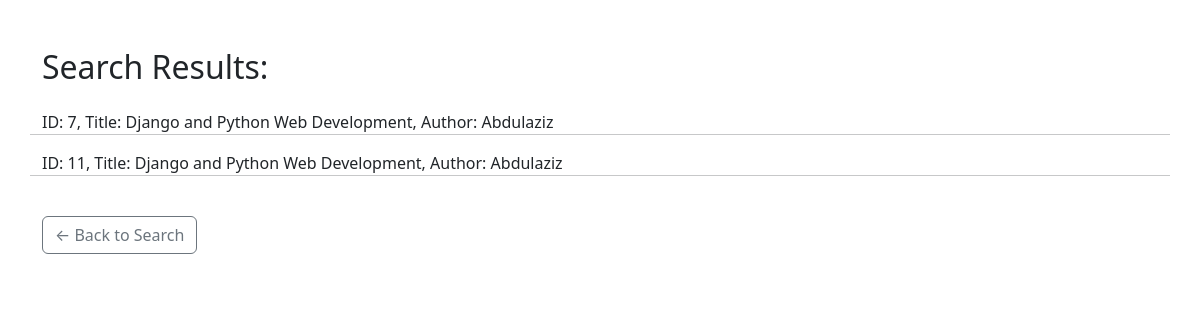
/lab7/query/, run on the app's committed database.
### apps/bookmodule/models.py (models this page shows)
class Book(models.Model):
    title = models.CharField(max_length=50)
    author = models.CharField(max_length=50)
    price = models.FloatField(default=0.0)
    edition = models.SmallIntegerField(default=1)

### apps/bookmodule/views.py (the view)
# urls.py: path('lab7/query/', views.simple_query),
def simple_query(request):
   mybooks = Book.objects.filter(title__icontains='and')
   return render(request, 'bookmodule/bookList.html', {'books': mybooks})

### apps/templates/bookmodule/bookList.html
<link href="https://cdn.jsdelivr.net/npm/bootstrap@5.3.0/dist/css/bootstrap.min.css" rel="stylesheet">
<div class="container mt-5">
    <h2 class="mb-4">Search Results:</h2>
    <div class="row">
       {% for obj in books %}
    <div>
        ID: {{ obj.id }}, Title: {{ obj.title }}, Author: {{ obj.author }}
    </div>
    <hr>
{% endfor %}
    </div>
    <div class="mt-4">
        <a href="/bookmodule/search/" class="btn btn-outline-secondary">← Back to Search</a>
    </div>
</div>

### data on the page
Book: id "7", title "Django and Python Web Development", author "Abdulaziz"
Book: id "11", title "Django and Python Web Development", author "Abdulaziz"
